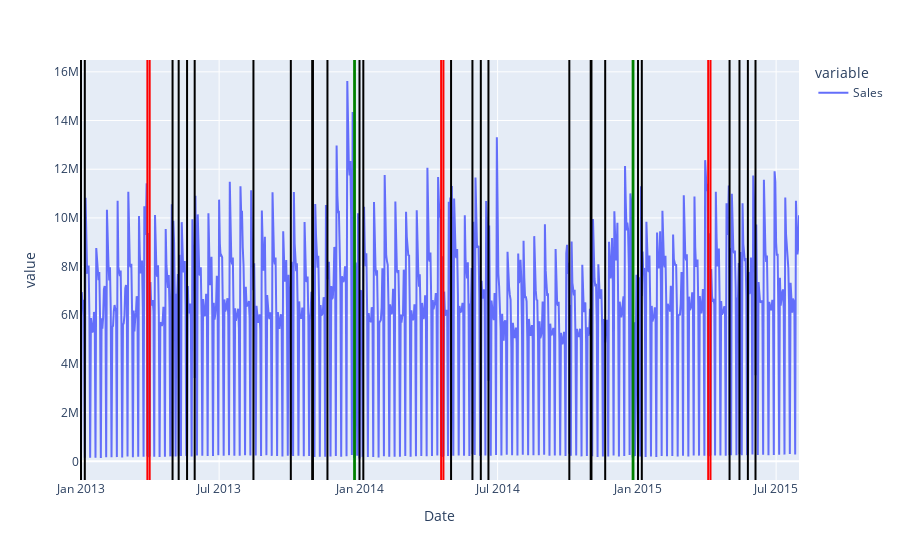

This figure's notebook cell:
### Code cell
grouped_by_date = train_df.groupby('Date')['Sales'].sum().to_frame()
ax = px.line(grouped_by_date)
colors = ['black', 'green', 'red']
holiday_names = ['Public', 'Christmas', 'Easter']
for idx, holiday_type in enumerate([public_holiday_dates, christmas_dates, easter_dates]):
    for holiday in holiday_type:
        ax.add_vline(x=holiday, line={'color': colors[idx]})

ax.show()

### Figure 1 — Plotly figure (JSON) as saved in the notebook; plotly's stock layout.template omitted (floating-point values rounded to 4 significant figures; data arrays with more than 128 entries replaced by an {"elided": "..."} marker saying what was removed)
{"data": [{"hovertemplate": "variable=Sales<br>Date=%{x}<br>value=%{y}<extra></extra>", "legendgroup": "Sales", "line": {"color": "#636efa", "dash": "solid"}, "marker": {"symbol": "circle"}, "mode": "lines", "name": "Sales", "orientation": "v", "showlegend": true, "type": "scatter", "x": {"elided": "942 str values"}, "xaxis": "x", "y": {"elided": "942 int values"}, "yaxis": "y"}], "layout": {"legend": {"title": {"text": "variable"}, "tracegroupgap": 0}, "margin": {"t": 60}, "shapes": [{"line": {"color": "black"}, "type": "line", "x0": "2013-01-01", "x1": "2013-01-01", "xref": "x", "y0": 0, "y1": 1, "yref": "y domain"}, {"line": {"color": "black"}, "type": "line", "x0": "2013-01-06", "x1": "2013-01-06", "xref": "x", "y0": 0, "y1": 1, "yref": "y domain"}, {"line": {"color": "black"}, "type": "line", "x0": "2013-05-01", "x1": "2013-05-01", "xref": "x", "y0": 0, "y1": 1, "yref": "y domain"}, {"line": {"color": "black"}, "type": "line", "x0": "2013-05-09", "x1": "2013-05-09", "xref": "x", "y0": 0, "y1": 1, "yref": "y domain"}, {"line": {"color": "black"}, "type": "line", "x0": "2013-05-20", "x1": "2013-05-20", "xref": "x", "y0": 0, "y1": 1, "yref": "y domain"}, {"line": {"color": "black"}, "type": "line", "x0": "2013-05-30", "x1": "2013-05-30", "xref": "x", "y0": 0, "y1": 1, "yref": "y domain"}, {"line": {"color": "black"}, "type": "line", "x0": "2013-08-15", "x1": "2013-08-15", "xref": "x", "y0": 0, "y1": 1, "yref": "y domain"}, {"line": {"color": "black"}, "type": "line", "x0": "2013-10-03", "x1": "2013-10-03", "xref": "x", "y0": 0, "y1": 1, "yref": "y domain"}, {"line": {"color": "black"}, "type": "line", "x0": "2013-10-31", "x1": "2013-10-31", "xref": "x", "y0": 0, "y1": 1, "yref": "y domain"}, {"line": {"color": "black"}, "type": "line", "x0": "2013-11-01", "x1": "2013-11-01", "xref": "x", "y0": 0, "y1": 1, "yref": "y domain"}, {"line": {"color": "black"}, "type": "line", "x0": "2013-11-20", "x1": "2013-11-20", "xref": "x", "y0": 0, "y1": 1, "yref": "y domain"}, {"line": {"color": "black"}, "type": "line", "x0": "2014-01-01", "x1": "2014-01-01", "xref": "x", "y0": 0, "y1": 1, "yref": "y domain"}, {"line": {"color": "black"}, "type": "line", "x0": "2014-01-06", "x1": "2014-01-06", "xref": "x", "y0": 0, "y1": 1, "yref": "y domain"}, {"line": {"color": "black"}, "type": "line", "x0": "2014-05-01", "x1": "2014-05-01", "xref": "x", "y0": 0, "y1": 1, "yref": "y domain"}, {"line": {"color": "black"}, "type": "line", "x0": "2014-05-29", "x1": "2014-05-29", "xref": "x", "y0": 0, "y1": 1, "yref": "y domain"}, {"line": {"color": "black"}, "type": "line", "x0": "2014-06-09", "x1": "2014-06-09", "xref": "x", "y0": 0, "y1": 1, "yref": "y domain"}, {"line": {"color": "black"}, "type": "line", "x0": "2014-06-19", "x1": "2014-06-19", "xref": "x", "y0": 0, "y1": 1, "yref": "y domain"}, {"line": {"color": "black"}, "type": "line", "x0": "2014-10-03", "x1": "2014-10-03", "xref": "x", "y0": 0, "y1": 1, "yref": "y domain"}, {"line": {"color": "black"}, "type": "line", "x0": "2014-10-31", "x1": "2014-10-31", "xref": "x", "y0": 0, "y1": 1, "yref": "y domain"}, {"line": {"color": "black"}, "type": "line", "x0": "2014-11-01", "x1": "2014-11-01", "xref": "x", "y0": 0, "y1": 1, "yref": "y domain"}, {"line": {"color": "black"}, "type": "line", "x0": "2014-11-19", "x1": "2014-11-19", "xref": "x", "y0": 0, "y1": 1, "yref": "y domain"}, {"line": {"color": "black"}, "type": "line", "x0": "2015-01-01", "x1": "2015-01-01", "xref": "x", "y0": 0, "y1": 1, "yref": "y domain"}, {"line": {"color": "black"}, "type": "line", "x0": "2015-01-06", "x1": "2015-01-06", "xref": "x", "y0": 0, "y1": 1, "yref": "y domain"}, {"line": {"color": "black"}, "type": "line", "x0": "2015-05-01", "x1": "2015-05-01", "xref": "x", "y0": 0, "y1": 1, "yref": "y domain"}, {"line": {"color": "black"}, "type": "line", "x0": "2015-05-14", "x1": "2015-05-14", "xref": "x", "y0": 0, "y1": 1, "yref": "y domain"}, {"line": {"color": "black"}, "type": "line", "x0": "2015-05-25", "x1": "2015-05-25", "xref": "x", "y0": 0, "y1": 1, "yref": "y domain"}, {"line": {"color": "black"}, "type": "line", "x0": "2015-06-04", "x1": "2015-06-04", "xref": "x", "y0": 0, "y1": 1, "yref": "y domain"}, {"line": {"color": "green"}, "type": "line", "x0": "2013-12-25", "x1": "2013-12-25", "xref": "x", "y0": 0, "y1": 1, "yref": "y domain"}, {"line": {"color": "green"}, "type": "line", "x0": "2013-12-26", "x1": "2013-12-26", "xref": "x", "y0": 0, "y1": 1, "yref": "y domain"}, {"line": {"color": "green"}, "type": "line", "x0": "2014-12-25", "x1": "2014-12-25", "xref": "x", "y0": 0, "y1": 1, "yref": "y domain"}, {"line": {"color": "green"}, "type": "line", "x0": "2014-12-26", "x1": "2014-12-26", "xref": "x", "y0": 0, "y1": 1, "yref": "y domain"}, {"line": {"color": "red"}, "type": "line", "x0": "2013-03-29", "x1": "2013-03-29", "xref": "x", "y0": 0, "y1": 1, "yref": "y domain"}, {"line": {"color": "red"}, "type": "line", "x0": "2013-04-01", "x1": "2013-04-01", "xref": "x", "y0": 0, "y1": 1, "yref": "y domain"}, {"line": {"color": "red"}, "type": "line", "x0": "2014-04-18", "x1": "2014-04-18", "xref": "x", "y0": 0, "y1": 1, "yref": "y domain"}, {"line": {"color": "red"}, "type": "line", "x0": "2014-04-21", "x1": "2014-04-21", "xref": "x", "y0": 0, "y1": 1, "yref": "y domain"}, {"line": {"color": "red"}, "type": "line", "x0": "2015-04-03", "x1": "2015-04-03", "xref": "x", "y0": 0, "y1": 1, "yref": "y domain"}, {"line": {"color": "red"}, "type": "line", "x0": "2015-04-06", "x1": "2015-04-06", "xref": "x", "y0": 0, "y1": 1, "yref": "y domain"}], "xaxis": {"anchor": "y", "domain": [0, 1], "title": {"text": "Date"}}, "yaxis": {"anchor": "x", "domain": [0, 1], "title": {"text": "value"}}}}
